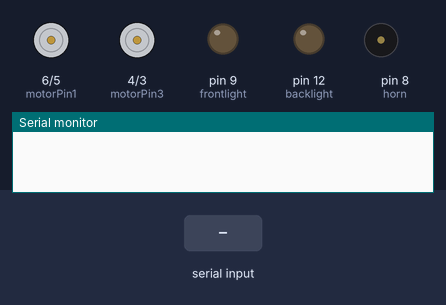
The sketch below on a simulated Arduino Uno, built with avr-gcc and run on an emulated ATmega328P. Parts: motor-driver pin pairs drawn as motors (green arrow = first pin HIGH = forward, orange = second pin HIGH = backward, longer = more drive, scaled by the enable pin), output pins drawn as LEDs (lit = HIGH), buzzer (waves = sounding, pin HIGH), the last lines printed to the serial monitor. The test bench sets the inputs (shaded band).

Above: at 1.2 s.
1.3 s: "F" received over the second serial link
At 2.1 s:
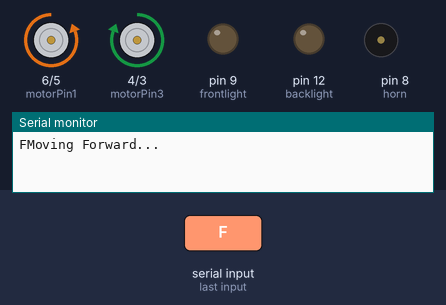
2.8 s: "B" received over the second serial link
At 3.3 s:
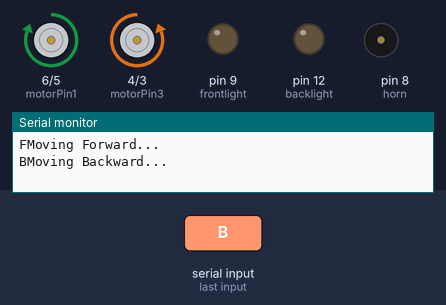
4.3 s: "R" received over the second serial link
At 5.5 s:
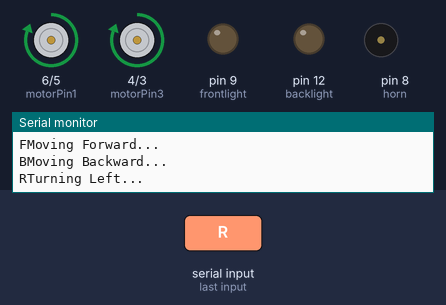
5.8 s: "L" received over the second serial link
At 6.8 s:
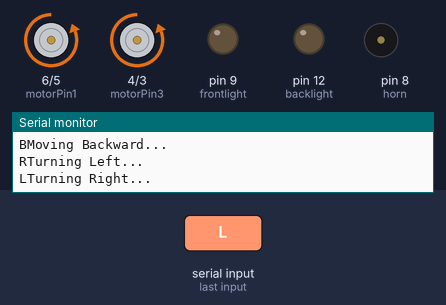
7.3 s: "I" received over the second serial link
At 7.9 s:
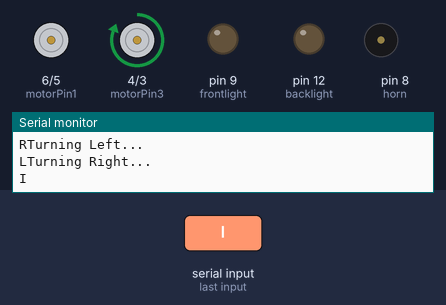
8.8 s: "G" received over the second serial link
At 10.2 s:
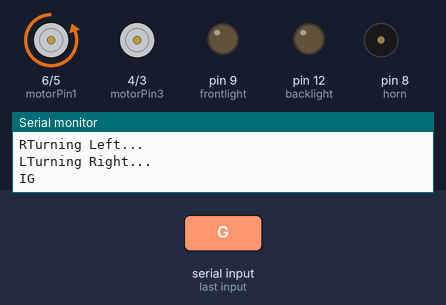
Timing chart, 0 to 11.3 s (numbered marks = the images above; inputs shaded):
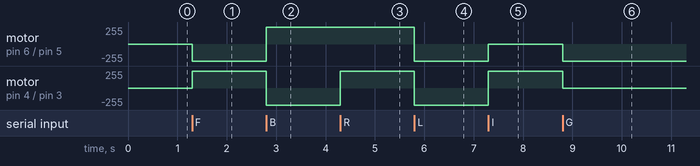

Measured:
- after the input at 1.3 s, motor on pin 6 (motorPin1) / pin 5 (motorPin2): stopped → backward 255/255 at once; motor on pin 4 (motorPin3) / pin 3 (motorPin4): stopped → forward 255/255 at once
- after the input at 2.8 s, motor on pin 6 (motorPin1) / pin 5 (motorPin2): backward 255/255 → forward 255/255 at once; motor on pin 4 (motorPin3) / pin 3 (motorPin4): forward 255/255 → backward 255/255 at once
- after the input at 4.3 s, motor on pin 4 (motorPin3) / pin 3 (motorPin4): backward 255/255 → forward 255/255 at once
- after the input at 5.8 s, motor on pin 6 (motorPin1) / pin 5 (motorPin2), motor on pin 4 (motorPin3) / pin 3 (motorPin4): forward 255/255 → backward 255/255 at once
- after the input at 7.3 s, motor on pin 6 (motorPin1) / pin 5 (motorPin2): backward 255/255 → stopped at once; motor on pin 4 (motorPin3) / pin 3 (motorPin4): backward 255/255 → forward 255/255 at once
- after the input at 8.8 s, motor on pin 6 (motorPin1) / pin 5 (motorPin2): stopped → backward 255/255 at once; motor on pin 4 (motorPin3) / pin 3 (motorPin4): forward 255/255 → stopped at once

The sketch:

BT_Car.ino
```cpp
#include <SoftwareSerial.h>
#include <Arduino.h>


SoftwareSerial BTserial(10, 11); // RX | TX
int ena = 7;
int motorPin1 = 6;
int motorPin2 = 5;
int motorPin3 = 4;
int motorPin4 = 3;
int enb = 2;
int motorSpeed1 = 0;
int motorSpeed2 = 0;
int horn = 8;
int frontlight=9;//Front Light to pin D9
int backlight=12;//Front Light to pin D12

void setup() {
  Serial.begin(9600);
  BTserial.begin(9600);
  pinMode(motorPin1, OUTPUT);
  pinMode(motorPin2, OUTPUT);
  pinMode(ena, OUTPUT);
  pinMode(enb, OUTPUT);
  pinMode(motorPin3, OUTPUT);
  pinMode(motorPin4, OUTPUT);
  pinMode(horn, OUTPUT);
  pinMode(frontlight, OUTPUT);
  pinMode(backlight, OUTPUT);

}

void loop() {
  if (BTserial.available() > 0) {
    char data = BTserial.read();
    Serial.write(data);
    if (data == 'F') {
      Serial.println("Moving Forward...");
      forward();
    }
    else if (data == 'B') {
      Serial.println("Moving Backward...");
      backward();
    }
    else if (data == 'R') {
      Serial.println("Turning Left...");
      left();
    }
    else if (data == 'L') {
      Serial.println("Turning Right...");
      right();
    }
    else if (data == 'S') {
      Serial.println("Stopping...");
      stop();
    }
    else if (data == 'I'){
      forwardleft();

    }
     else if (data == 'G'){
      forwardright();

    }
     else if (data == 'J'){
      backleft();

    }
     else if (data == 'H'){
      backright();

    }

    else if (data == 'V'){
      digitalWrite(horn, HIGH);

    }

    else if (data == 'v'){
      digitalWrite(horn, LOW);

    }

    else if (data == 'W'){
      digitalWrite(frontlight, HIGH);

    }

    else if (data == 'w'){
      digitalWrite(frontlight, LOW);

    }

    else if (data == 'U'){
      digitalWrite(backlight, HIGH);

    }

    else if (data == 'u'){
      digitalWrite(backlight, LOW);

    }


  }
}

void forward() {
  motorSpeed1 = 255;
  motorSpeed2 = 255;
  digitalWrite(motorPin1, LOW);
  digitalWrite(motorPin2, HIGH);
  digitalWrite(motorPin3, HIGH);
  digitalWrite(motorPin4, LOW);
  analogWrite(ena, motorSpeed1);
  analogWrite(enb, motorSpeed1);
}

void backward() {
  motorSpeed1 = 255;
  motorSpeed2 = 255;
  digitalWrite(motorPin1, HIGH);
  digitalWrite(motorPin2, LOW);
  digitalWrite(motorPin3, LOW);
  digitalWrite(motorPin4, HIGH);
  analogWrite(ena, motorSpeed1);
  analogWrite(enb, motorSpeed2);
}

void forwardleft() {
  motorSpeed1 = 50;
  motorSpeed2 = 255;
  digitalWrite(motorPin1, LOW);
  digitalWrite(motorPin2, HIGH);
  digitalWrite(motorPin3, HIGH);
  digitalWrite(motorPin4, LOW);
  analogWrite(ena, motorSpeed1);
  analogWrite(enb, motorSpeed2);
}

void forwardright() {
  motorSpeed1 = 255;
  motorSpeed2 = 50;
  digitalWrite(motorPin1, LOW);
  digitalWrite(motorPin2, HIGH);
  digitalWrite(motorPin3, HIGH);
  digitalWrite(motorPin4, LOW);
  analogWrite(ena, motorSpeed1);
  analogWrite(enb, motorSpeed2);
}

void backleft() {
  motorSpeed1 = 50;
  motorSpeed2 = 255;
  digitalWrite(motorPin1, HIGH);
  digitalWrite(motorPin2, LOW);
  digitalWrite(motorPin3, LOW);
  digitalWrite(motorPin4, HIGH);
  analogWrite(ena, motorSpeed1);
  analogWrite(enb, motorSpeed2);
}

void backright() {
  motorSpeed1 = 255;
  motorSpeed2 = 50;
  digitalWrite(motorPin1, HIGH);
  digitalWrite(motorPin2, LOW);
  digitalWrite(motorPin3, LOW);
  digitalWrite(motorPin4, HIGH);
  analogWrite(ena, motorSpeed1);
  analogWrite(enb, motorSpeed2);
}

void left() {
  motorSpeed1 = 200;
  motorSpeed2 = 200;
  digitalWrite(motorPin1, HIGH);
  digitalWrite(motorPin2, LOW);
  digitalWrite(motorPin3, HIGH);
  digitalWrite(motorPin4, LOW);
  analogWrite(ena, motorSpeed1);
  analogWrite(enb, motorSpeed2);
}

void right() {
  motorSpeed1 = 200;
  motorSpeed2 = 200;
  digitalWrite(motorPin1, LOW);
  digitalWrite(motorPin2, HIGH);
  digitalWrite(motorPin3, LOW);
  digitalWrite(motorPin4, HIGH);
  analogWrite(ena, motorSpeed1);
  analogWrite(enb, motorSpeed2);
}

void stop() {
  digitalWrite(motorPin1, LOW);
  digitalWrite(motorPin2, LOW);
  digitalWrite(motorPin3, LOW);
  digitalWrite(motorPin4, LOW);
  analogWrite(ena, 0);
  analogWrite(enb, 0);
}
```
